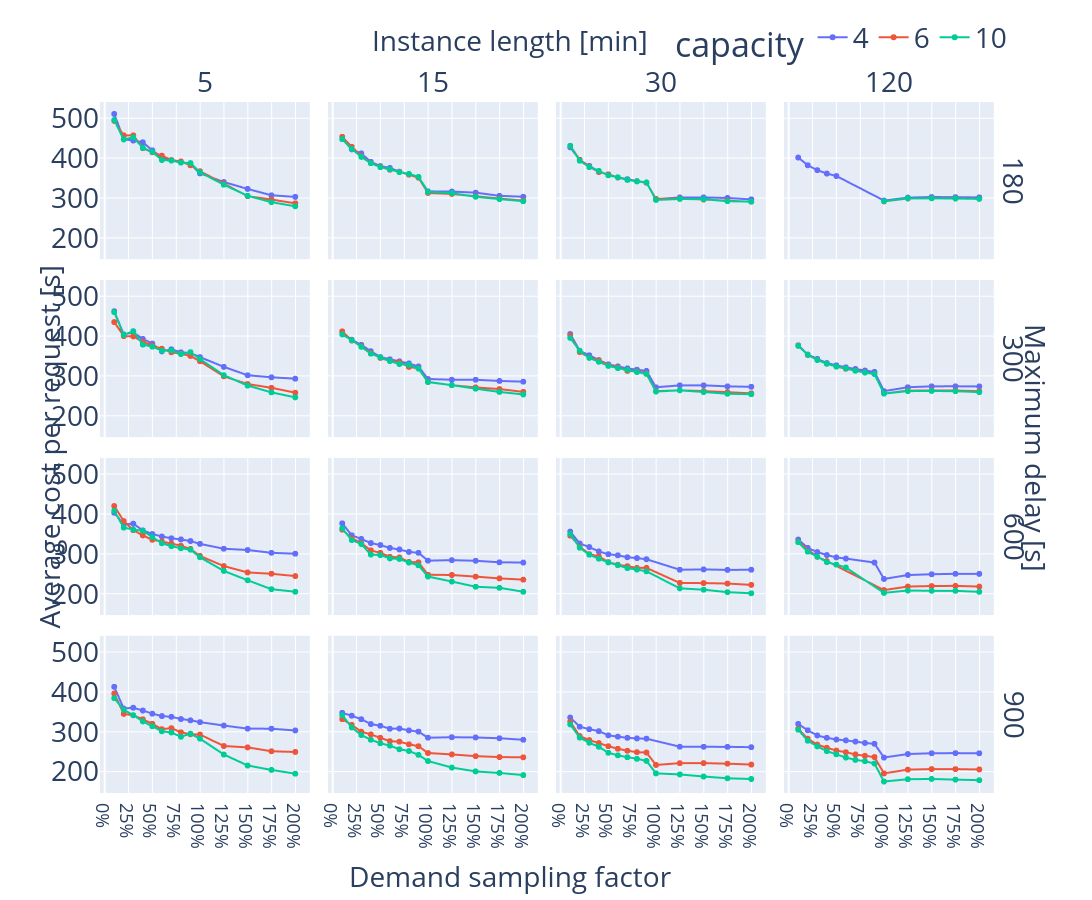

Notebook source saved alongside this figure:
### Code cell
fig = px.line(
    chosen_df,
    x='sample',
    y='cost_per_request',
    color='capacity',
    facet_row='max_delay',
    facet_col='duration_minutes',
    markers=True,
)

# Titles
fig.for_each_yaxis(lambda y: y.update(title=''))  # Remove titles
fig.for_each_xaxis(lambda x: x.update(title=''))  # Remove titles
fig.add_annotation(x=.45, y=-0.15, text="Demand sampling factor", xref="paper", yref="paper", showarrow=False)  # x axis
fig.add_annotation(x=-0.08, y=0.5, text="Average cost per request [s]", textangle=-90, xref="paper", yref="paper", showarrow=False)  # y axis
fig.add_annotation(x=0.45, y=1.12, text="Instance length [min]", xref="paper", yref="paper", showarrow=False)  # Facet col
fig.add_annotation(x=1.05, y=0.5, text="Maximum delay [s]", xref="paper", yref="paper", showarrow=False, textangle=90)  # Facet row
fig.for_each_annotation(lambda a: a.update(text=a.text.split("=")[-1]))

fig.update_layout(legend=dict(orientation="h", yanchor="bottom", y=1.05, xanchor="right", x=1.0), font=dict(size=28), height=900, width=1500,
)
fig.for_each_xaxis(lambda x: x.update(tickmode='linear', tick0=0, dtick=0.25, tickfont=dict(size=18), tickformat=".0%"))

# fig.write_image(f"{IMG_PATH}/avg_cost_sample_capacity.pdf")
fig.show()

### Figure 1 — Plotly figure (JSON) as saved in the notebook; plotly's stock layout.template omitted (floating-point values rounded to 4 significant figures; data arrays with more than 128 entries replaced by an {"elided": "..."} marker saying what was removed)
{"data": [{"hovertemplate": "capacity=4<br>max_delay=180<br>duration_minutes=5<br>sample=%{x}<br>cost_per_request=%{y}<extra></extra>", "legendgroup": "4", "line": {"color": "#636efa", "dash": "solid"}, "marker": {"symbol": "circle"}, "mode": "lines+markers", "name": "4", "showlegend": true, "type": "scattergl", "x": {"elided": "154 float values"}, "xaxis": "x13", "y": {"elided": "154 float values"}, "yaxis": "y13"}, {"hovertemplate": "capacity=4<br>max_delay=180<br>duration_minutes=15<br>sample=%{x}<br>cost_per_request=%{y}<extra></extra>", "legendgroup": "4", "line": {"color": "#636efa", "dash": "solid"}, "marker": {"symbol": "circle"}, "mode": "lines+markers", "name": "4", "showlegend": false, "type": "scattergl", "x": {"elided": "154 float values"}, "xaxis": "x14", "y": {"elided": "154 float values"}, "yaxis": "y14"}, {"hovertemplate": "capacity=4<br>max_delay=180<br>duration_minutes=30<br>sample=%{x}<br>cost_per_request=%{y}<extra></extra>", "legendgroup": "4", "line": {"color": "#636efa", "dash": "solid"}, "marker": {"symbol": "circle"}, "mode": "lines+markers", "name": "4", "showlegend": false, "type": "scattergl", "x": {"elided": "154 float values"}, "xaxis": "x15", "y": {"elided": "154 float values"}, "yaxis": "y15"}, {"hovertemplate": "capacity=4<br>max_delay=180<br>duration_minutes=120<br>sample=%{x}<br>cost_per_request=%{y}<extra></extra>", "legendgroup": "4", "line": {"color": "#636efa", "dash": "solid"}, "marker": {"symbol": "circle"}, "mode": "lines+markers", "name": "4", "showlegend": false, "type": "scattergl", "x": [0.1, 0.1, 0.1, 0.1, 0.1, 0.1, 0.1, 0.1, 0.1, 0.1, 0.1, 0.2, 0.2, 0.2, 0.2, 0.2, 0.2, 0.2, 0.2, 0.2, 0.2, 0.2, 0.3, 0.3, 0.3, 0.3, 0.3, 0.3, 0.3, 0.3, 0.3, 0.3, 0.3, 0.4, 0.4, 0.4, 0.4, 0.4, 0.4, 0.4, 0.4, 0.4, 0.4, 0.4, 0.5, 0.5, 0.5, 0.5, 0.5, 0.5, 0.5, 0.5, 0.5, 0.5, 0.5, 1.0, 1.0, 1.0, 1.0, 1.0, 1.0, 1.0, 1.0, 1.0, 1.0, 1.0, 1.25, 1.25, 1.25, 1.25, 1.25, 1.25, 1.25, 1.25, 1.25, 1.25, 1.25, 1.5, 1.5, 1.5, 1.5, 1.5, 1.5, 1.5, 1.5, 1.5, 1.5, 1.5, 1.75, 1.75, 1.75, 1.75, 1.75, 1.75, 1.75, 1.75, 1.75, 1.75, 1.75, 2.0, 2.0, 2.0, 2.0, 2.0, 2.0, 2.0, 2.0, 2.0, 2.0, 2.0], "xaxis": "x16", "y": [402.6, 402.6, 402.6, 402.6, 402.6, 402.6, 402.6, 402.6, 402.6, 402.6, 402.6, 383.1, 383.1, 383.1, 383.1, 383.1, 383.1, 383.1, 383.1, 383.1, 383.1, 383.1, 370.9, 370.9, 370.9, 370.9, 370.9, 370.9, 370.9, 370.9, 370.9, 370.9, 370.9, 362.4, 362.4, 362.4, 362.4, 362.4, 362.4, 362.4, 362.4, 362.4, 362.4, 362.4, 356.2, 356.2, 356.2, 356.2, 356.2, 356.2, 356.2, 356.2, 356.2, 356.2, 356.2, 294.5, 294.5, 294.5, 294.5, 294.5, 294.5, 294.5, 294.5, 294.5, 294.5, 294.5, 301.9, 301.9, 301.9, 301.9, 301.9, 301.9, 301.9, 301.9, 301.9, 301.9, 301.9, 303.4, 303.4, 303.4, 303.4, 303.4, 303.4, 303.4, 303.4, 303.4, 303.4, 303.4, 303.1, 303.1, 303.1, 303.1, 303.1, 303.1, 303.1, 303.1, 303.1, 303.1, 303.1, 302.4, 302.4, 302.4, 302.4, 302.4, 302.4, 302.4, 302.4, 302.4, 302.4, 302.4], "yaxis": "y16"}, {"hovertemplate": "capacity=4<br>max_delay=300<br>duration_minutes=5<br>sample=%{x}<br>cost_per_request=%{y}<extra></extra>", "legendgroup": "4", "line": {"color": "#636efa", "dash": "solid"}, "marker": {"symbol": "circle"}, "mode": "lines+markers", "name": "4", "showlegend": false, "type": "scattergl", "x": {"elided": "154 float values"}, "xaxis": "x9", "y": {"elided": "154 float values"}, "yaxis": "y9"}, {"hovertemplate": "capacity=4<br>max_delay=300<br>duration_minutes=15<br>sample=%{x}<br>cost_per_request=%{y}<extra></extra>", "legendgroup": "4", "line": {"color": "#636efa", "dash": "solid"}, "marker": {"symbol": "circle"}, "mode": "lines+markers", "name": "4", "showlegend": false, "type": "scattergl", "x": {"elided": "154 float values"}, "xaxis": "x10", "y": {"elided": "154 float values"}, "yaxis": "y10"}, {"hovertemplate": "capacity=4<br>max_delay=300<br>duration_minutes=30<br>sample=%{x}<br>cost_per_request=%{y}<extra></extra>", "legendgroup": "4", "line": {"color": "#636efa", "dash": "solid"}, "marker": {"symbol": "circle"}, "mode": "lines+markers", "name": "4", "showlegend": false, "type": "scattergl", "x": {"elided": "154 float values"}, "xaxis": "x11", "y": {"elided": "154 float values"}, "yaxis": "y11"}, {"hovertemplate": "capacity=4<br>max_delay=300<br>duration_minutes=120<br>sample=%{x}<br>cost_per_request=%{y}<extra></extra>", "legendgroup": "4", "line": {"color": "#636efa", "dash": "solid"}, "marker": {"symbol": "circle"}, "mode": "lines+markers", "name": "4", "showlegend": false, "type": "scattergl", "x": {"elided": "154 float values"}, "xaxis": "x12", "y": {"elided": "154 float values"}, "yaxis": "y12"}, {"hovertemplate": "capacity=4<br>max_delay=600<br>duration_minutes=5<br>sample=%{x}<br>cost_per_request=%{y}<extra></extra>", "legendgroup": "4", "line": {"color": "#636efa", "dash": "solid"}, "marker": {"symbol": "circle"}, "mode": "lines+markers", "name": "4", "showlegend": false, "type": "scattergl", "x": {"elided": "154 float values"}, "xaxis": "x5", "y": {"elided": "154 float values"}, "yaxis": "y5"}, {"hovertemplate": "capacity=4<br>max_delay=600<br>duration_minutes=15<br>sample=%{x}<br>cost_per_request=%{y}<extra></extra>", "legendgroup": "4", "line": {"color": "#636efa", "dash": "solid"}, "marker": {"symbol": "circle"}, "mode": "lines+markers", "name": "4", "showlegend": false, "type": "scattergl", "x": {"elided": "154 float values"}, "xaxis": "x6", "y": {"elided": "154 float values"}, "yaxis": "y6"}, {"hovertemplate": "capacity=4<br>max_delay=600<br>duration_minutes=30<br>sample=%{x}<br>cost_per_request=%{y}<extra></extra>", "legendgroup": "4", "line": {"color": "#636efa", "dash": "solid"}, "marker": {"symbol": "circle"}, "mode": "lines+markers", "name": "4", "showlegend": false, "type": "scattergl", "x": {"elided": "143 float values"}, "xaxis": "x7", "y": {"elided": "143 float values"}, "yaxis": "y7"}, {"hovertemplate": "capacity=4<br>max_delay=600<br>duration_minutes=120<br>sample=%{x}<br>cost_per_request=%{y}<extra></extra>", "legendgroup": "4", "line": {"color": "#636efa", "dash": "solid"}, "marker": {"symbol": "circle"}, "mode": "lines+markers", "name": "4", "showlegend": false, "type": "scattergl", "x": {"elided": "132 float values"}, "xaxis": "x8", "y": {"elided": "132 float values"}, "yaxis": "y8"}, {"hovertemplate": "capacity=4<br>max_delay=900<br>duration_minutes=5<br>sample=%{x}<br>cost_per_request=%{y}<extra></extra>", "legendgroup": "4", "line": {"color": "#636efa", "dash": "solid"}, "marker": {"symbol": "circle"}, "mode": "lines+markers", "name": "4", "showlegend": false, "type": "scattergl", "x": {"elided": "154 float values"}, "xaxis": "x", "y": {"elided": "154 float values"}, "yaxis": "y"}, {"hovertemplate": "capacity=4<br>max_delay=900<br>duration_minutes=15<br>sample=%{x}<br>cost_per_request=%{y}<extra></extra>", "legendgroup": "4", "line": {"color": "#636efa", "dash": "solid"}, "marker": {"symbol": "circle"}, "mode": "lines+markers", "name": "4", "showlegend": false, "type": "scattergl", "x": {"elided": "154 float values"}, "xaxis": "x2", "y": {"elided": "154 float values"}, "yaxis": "y2"}, {"hovertemplate": "capacity=4<br>max_delay=900<br>duration_minutes=30<br>sample=%{x}<br>cost_per_request=%{y}<extra></extra>", "legendgroup": "4", "line": {"color": "#636efa", "dash": "solid"}, "marker": {"symbol": "circle"}, "mode": "lines+markers", "name": "4", "showlegend": false, "type": "scattergl", "x": {"elided": "143 float values"}, "xaxis": "x3", "y": {"elided": "143 float values"}, "yaxis": "y3"}, {"hovertemplate": "capacity=4<br>max_delay=900<br>duration_minutes=120<br>sample=%{x}<br>cost_per_request=%{y}<extra></extra>", "legendgroup": "4", "line": {"color": "#636efa", "dash": "solid"}, "marker": {"symbol": "circle"}, "mode": "lines+markers", "name": "4", "showlegend": false, "type": "scattergl", "x": {"elided": "154 float values"}, "xaxis": "x4", "y": {"elided": "154 float values"}, "yaxis": "y4"}, {"hovertemplate": "capacity=6<br>max_delay=180<br>duration_minutes=5<br>sample=%{x}<br>cost_per_request=%{y}<extra></extra>", "legendgroup": "6", "line": {"color": "#EF553B", "dash": "solid"}, "marker": {"symbol": "circle"}, "mode": "lines+markers", "name": "6", "showlegend": true, "type": "scattergl", "x": {"elided": "154 float values"}, "xaxis": "x13", "y": {"elided": "154 float values"}, "yaxis": "y13"}, {"hovertemplate": "capacity=6<br>max_delay=180<br>duration_minutes=15<br>sample=%{x}<br>cost_per_request=%{y}<extra></extra>", "legendgroup": "6", "line": {"color": "#EF553B", "dash": "solid"}, "marker": {"symbol": "circle"}, "mode": "lines+markers", "name": "6", "showlegend": false, "type": "scattergl", "x": {"elided": "154 float values"}, "xaxis": "x14", "y": {"elided": "154 float values"}, "yaxis": "y14"}, {"hovertemplate": "capacity=6<br>max_delay=180<br>duration_minutes=30<br>sample=%{x}<br>cost_per_request=%{y}<extra></extra>", "legendgroup": "6", "line": {"color": "#EF553B", "dash": "solid"}, "marker": {"symbol": "circle"}, "mode": "lines+markers", "name": "6", "showlegend": false, "type": "scattergl", "x": {"elided": "154 float values"}, "xaxis": "x15", "y": {"elided": "154 float values"}, "yaxis": "y15"}, {"hovertemplate": "capacity=6<br>max_delay=180<br>duration_minutes=120<br>sample=%{x}<br>cost_per_request=%{y}<extra></extra>", "legendgroup": "6", "line": {"color": "#EF553B", "dash": "solid"}, "marker": {"symbol": "circle"}, "mode": "lines+markers", "name": "6", "showlegend": false, "type": "scattergl", "x": [1.0, 1.0, 1.0, 1.0, 1.0, 1.0, 1.0, 1.0, 1.0, 1.0, 1.0, 1.25, 1.25, 1.25, 1.25, 1.25, 1.25, 1.25, 1.25, 1.25, 1.25, 1.25, 1.5, 1.5, 1.5, 1.5, 1.5, 1.5, 1.5, 1.5, 1.5, 1.5, 1.5, 1.75, 1.75, 1.75, 1.75, 1.75, 1.75, 1.75, 1.75, 1.75, 1.75, 1.75, 2.0, 2.0, 2.0, 2.0, 2.0, 2.0, 2.0, 2.0, 2.0, 2.0, 2.0], "xaxis": "x16", "y": [292.4, 292.4, 292.4, 292.4, 292.4, 292.4, 292.4, 292.4, 292.4, 292.4, 292.4, 299.7, 299.7, 299.7, 299.7, 299.7, 299.7, 299.7, 299.7, 299.7, 299.7, 299.7, 300.5, 300.5, 300.5, 300.5, 300.5, 300.5, 300.5, 300.5, 300.5, 300.5, 300.5, 300.1, 300.1, 300.1, 300.1, 300.1, 300.1, 300.1, 300.1, 300.1, 300.1, 300.1, 298.8, 298.8, 298.8, 298.8, 298.8, 298.8, 298.8, 298.8, 298.8, 298.8, 298.8], "yaxis": "y16"}, {"hovertemplate": "capacity=6<br>max_delay=300<br>duration_minutes=5<br>sample=%{x}<br>cost_per_request=%{y}<extra></extra>", "legendgroup": "6", "line": {"color": "#EF553B", "dash": "solid"}, "marker": {"symbol": "circle"}, "mode": "lines+markers", "name": "6", "showlegend": false, "type": "scattergl", "x": {"elided": "154 float values"}, "xaxis": "x9", "y": {"elided": "154 float values"}, "yaxis": "y9"}, {"hovertemplate": "capacity=6<br>max_delay=300<br>duration_minutes=15<br>sample=%{x}<br>cost_per_request=%{y}<extra></extra>", "legendgroup": "6", "line": {"color": "#EF553B", "dash": "solid"}, "marker": {"symbol": "circle"}, "mode": "lines+markers", "name": "6", "showlegend": false, "type": "scattergl", "x": {"elided": "154 float values"}, "xaxis": "x10", "y": {"elided": "154 float values"}, "yaxis": "y10"}, {"hovertemplate": "capacity=6<br>max_delay=300<br>duration_minutes=30<br>sample=%{x}<br>cost_per_request=%{y}<extra></extra>", "legendgroup": "6", "line": {"color": "#EF553B", "dash": "solid"}, "marker": {"symbol": "circle"}, "mode": "lines+markers", "name": "6", "showlegend": false, "type": "scattergl", "x": {"elided": "154 float values"}, "xaxis": "x11", "y": {"elided": "154 float values"}, "yaxis": "y11"}, {"hovertemplate": "capacity=6<br>max_delay=300<br>duration_minutes=120<br>sample=%{x}<br>cost_per_request=%{y}<extra></extra>", "legendgroup": "6", "line": {"color": "#EF553B", "dash": "solid"}, "marker": {"symbol": "circle"}, "mode": "lines+markers", "name": "6", "showlegend": false, "type": "scattergl", "x": {"elided": "154 float values"}, "xaxis": "x12", "y": {"elided": "154 float values"}, "yaxis": "y12"}, {"hovertemplate": "capacity=6<br>max_delay=600<br>duration_minutes=5<br>sample=%{x}<br>cost_per_request=%{y}<extra></extra>", "legendgroup": "6", "line": {"color": "#EF553B", "dash": "solid"}, "marker": {"symbol": "circle"}, "mode": "lines+markers", "name": "6", "showlegend": false, "type": "scattergl", "x": {"elided": "154 float values"}, "xaxis": "x5", "y": {"elided": "154 float values"}, "yaxis": "y5"}, {"hovertemplate": "capacity=6<br>max_delay=600<br>duration_minutes=15<br>sample=%{x}<br>cost_per_request=%{y}<extra></extra>", "legendgroup": "6", "line": {"color": "#EF553B", "dash": "solid"}, "marker": {"symbol": "circle"}, "mode": "lines+markers", "name": "6", "showlegend": false, "type": "scattergl", "x": {"elided": "154 float values"}, "xaxis": "x6", "y": {"elided": "154 float values"}, "yaxis": "y6"}, {"hovertemplate": "capacity=6<br>max_delay=600<br>duration_minutes=30<br>sample=%{x}<br>cost_per_request=%{y}<extra></extra>", "legendgroup": "6", "line": {"color": "#EF553B", "dash": "solid"}, "marker": {"symbol": "circle"}, "mode": "lines+markers", "name": "6", "showlegend": false, "type": "scattergl", "x": {"elided": "143 float values"}, "xaxis": "x7", "y": {"elided": "143 float values"}, "yaxis": "y7"}, {"hovertemplate": "capacity=6<br>max_delay=600<br>duration_minutes=120<br>sample=%{x}<br>cost_per_request=%{y}<extra></extra>", "legendgroup": "6", "line": {"color": "#EF553B", "dash": "solid"}, "marker": {"symbol": "circle"}, "mode": "lines+markers", "name": "6", "showlegend": false, "type": "scattergl", "x": [0.1, 0.1, 0.1, 0.1, 0.1, 0.1, 0.1, 0.1, 0.1, 0.1, 0.1, 0.3, 0.3, 0.3, 0.3, 0.3, 0.3, 0.3, 0.3, 0.3, 0.3, 0.3, 0.4, 0.4, 0.4, 0.4, 0.4, 0.4, 0.4, 0.4, 0.4, 0.4, 0.4, 1.0, 1.0, 1.0, 1.0, 1.0, 1.0, 1.0, 1.0, 1.0, 1.0, 1.0, 1.25, 1.25, 1.25, 1.25, 1.25, 1.25, 1.25, 1.25, 1.25, 1.25, 1.25, 1.5, 1.5, 1.5, 1.5, 1.5, 1.5, 1.5, 1.5, 1.5, 1.5, 1.5, 1.75, 1.75, 1.75, 1.75, 1.75, 1.75, 1.75, 1.75, 1.75, 1.75, 1.75, 2.0, 2.0, 2.0, 2.0, 2.0, 2.0, 2.0, 2.0, 2.0, 2.0, 2.0], "xaxis": "x8", "y": [331.8, 331.8, 331.8, 331.8, 331.8, 331.8, 331.8, 331.8, 331.8, 331.8, 331.8, 293.6, 293.6, 293.6, 293.6, 293.6, 293.6, 293.6, 293.6, 293.6, 293.6, 293.6, 283.1, 283.1, 283.1, 283.1, 283.1, 283.1, 283.1, 283.1, 283.1, 283.1, 283.1, 210.3, 210.3, 210.3, 210.3, 210.3, 210.3, 210.3, 210.3, 210.3, 210.3, 210.3, 219.2, 219.2, 219.2, 219.2, 219.2, 219.2, 219.2, 219.2, 219.2, 219.2, 219.2, 220.4, 220.4, 220.4, 220.4, 220.4, 220.4, 220.4, 220.4, 220.4, 220.4, 220.4, 220.8, 220.8, 220.8, 220.8, 220.8, 220.8, 220.8, 220.8, 220.8, 220.8, 220.8, 219.1, 219.1, 219.1, 219.1, 219.1, 219.1, 219.1, 219.1, 219.1, 219.1, 219.1], "yaxis": "y8"}, {"hovertemplate": "capacity=6<br>max_delay=900<br>duration_minutes=5<br>sample=%{x}<br>cost_per_request=%{y}<extra></extra>", "legendgroup": "6", "line": {"color": "#EF553B", "dash": "solid"}, "marker": {"symbol": "circle"}, "mode": "lines+markers", "name": "6", "showlegend": false, "type": "scattergl", "x": {"elided": "154 float values"}, "xaxis": "x", "y": {"elided": "154 float values"}, "yaxis": "y"}, {"hovertemplate": "capacity=6<br>max_delay=900<br>duration_minutes=15<br>sample=%{x}<br>cost_per_request=%{y}<extra></extra>", "legendgroup": "6", "line": {"color": "#EF553B", "dash": "solid"}, "marker": {"symbol": "circle"}, "mode": "lines+markers", "name": "6", "showlegend": false, "type": "scattergl", "x": {"elided": "154 float values"}, "xaxis": "x2", "y": {"elided": "154 float values"}, "yaxis": "y2"}, {"hovertemplate": "capacity=6<br>max_delay=900<br>duration_minutes=30<br>sample=%{x}<br>cost_per_request=%{y}<extra></extra>", "legendgroup": "6", "line": {"color": "#EF553B", "dash": "solid"}, "marker": {"symbol": "circle"}, "mode": "lines+markers", "name": "6", "showlegend": false, "type": "scattergl", "x": {"elided": "154 float values"}, "xaxis": "x3", "y": {"elided": "154 float values"}, "yaxis": "y3"}, {"hovertemplate": "capacity=6<br>max_delay=900<br>duration_minutes=120<br>sample=%{x}<br>cost_per_request=%{y}<extra></extra>", "legendgroup": "6", "line": {"color": "#EF553B", "dash": "solid"}, "marker": {"symbol": "circle"}, "mode": "lines+markers", "name": "6", "showlegend": false, "type": "scattergl", "x": {"elided": "154 float values"}, "xaxis": "x4", "y": {"elided": "154 float values"}, "yaxis": "y4"}, {"hovertemplate": "capacity=10<br>max_delay=180<br>duration_minutes=5<br>sample=%{x}<br>cost_per_request=%{y}<extra></extra>", "legendgroup": "10", "line": {"color": "#00cc96", "dash": "solid"}, "marker": {"symbol": "circle"}, "mode": "lines+markers", "name": "10", "showlegend": true, "type": "scattergl", "x": {"elided": "154 float values"}, "xaxis": "x13", "y": {"elided": "154 float values"}, "yaxis": "y13"}, {"hovertemplate": "capacity=10<br>max_delay=180<br>duration_minutes=15<br>sample=%{x}<br>cost_per_request=%{y}<extra></extra>", "legendgroup": "10", "line": {"color": "#00cc96", "dash": "solid"}, "marker": {"symbol": "circle"}, "mode": "lines+markers", "name": "10", "showlegend": false, "type": "scattergl", "x": {"elided": "154 float values"}, "xaxis": "x14", "y": {"elided": "154 float values"}, "yaxis": "y14"}, {"hovertemplate": "capacity=10<br>max_delay=180<br>duration_minutes=30<br>sample=%{x}<br>cost_per_request=%{y}<extra></extra>", "legendgroup": "10", "line": {"color": "#00cc96", "dash": "solid"}, "marker": {"symbol": "circle"}, "mode": "lines+markers", "name": "10", "showlegend": false, "type": "scattergl", "x": {"elided": "154 float values"}, "xaxis": "x15", "y": {"elided": "154 float values"}, "yaxis": "y15"}, {"hovertemplate": "capacity=10<br>max_delay=180<br>duration_minutes=120<br>sample=%{x}<br>cost_per_request=%{y}<extra></extra>", "legendgroup": "10", "line": {"color": "#00cc96", "dash": "solid"}, "marker": {"symbol": "circle"}, "mode": "lines+markers", "name": "10", "showlegend": false, "type": "scattergl", "x": [1.0, 1.0, 1.0, 1.0, 1.0, 1.0, 1.0, 1.0, 1.0, 1.0, 1.0, 1.25, 1.25, 1.25, 1.25, 1.25, 1.25, 1.25, 1.25, 1.25, 1.25, 1.25, 1.5, 1.5, 1.5, 1.5, 1.5, 1.5, 1.5, 1.5, 1.5, 1.5, 1.5, 1.75, 1.75, 1.75, 1.75, 1.75, 1.75, 1.75, 1.75, 1.75, 1.75, 1.75, 2.0, 2.0, 2.0, 2.0, 2.0, 2.0, 2.0, 2.0, 2.0, 2.0, 2.0], "xaxis": "x16", "y": [293.0, 293.0, 293.0, 293.0, 293.0, 293.0, 293.0, 293.0, 293.0, 293.0, 293.0, 300.0, 300.0, 300.0, 300.0, 300.0, 300.0, 300.0, 300.0, 300.0, 300.0, 300.0, 300.2, 300.2, 300.2, 300.2, 300.2, 300.2, 300.2, 300.2, 300.2, 300.2, 300.2, 299.5, 299.5, 299.5, 299.5, 299.5, 299.5, 299.5, 299.5, 299.5, 299.5, 299.5, 298.7, 298.7, 298.7, 298.7, 298.7, 298.7, 298.7, 298.7, 298.7, 298.7, 298.7], "yaxis": "y16"}, {"hovertemplate": "capacity=10<br>max_delay=300<br>duration_minutes=5<br>sample=%{x}<br>cost_per_request=%{y}<extra></extra>", "legendgroup": "10", "line": {"color": "#00cc96", "dash": "solid"}, "marker": {"symbol": "circle"}, "mode": "lines+markers", "name": "10", "showlegend": false, "type": "scattergl", "x": {"elided": "154 float values"}, "xaxis": "x9", "y": {"elided": "154 float values"}, "yaxis": "y9"}, {"hovertemplate": "capacity=10<br>max_delay=300<br>duration_minutes=15<br>sample=%{x}<br>cost_per_request=%{y}<extra></extra>", "legendgroup": "10", "line": {"color": "#00cc96", "dash": "solid"}, "marker": {"symbol": "circle"}, "mode": "lines+markers", "name": "10", "showlegend": false, "type": "scattergl", "x": {"elided": "154 float values"}, "xaxis": "x10", "y": {"elided": "154 float values"}, "yaxis": "y10"}, {"hovertemplate": "capacity=10<br>max_delay=300<br>duration_minutes=30<br>sample=%{x}<br>cost_per_request=%{y}<extra></extra>", "legendgroup": "10", "line": {"color": "#00cc96", "dash": "solid"}, "marker": {"symbol": "circle"}, "mode": "lines+markers", "name": "10", "showlegend": false, "type": "scattergl", "x": {"elided": "154 float values"}, "xaxis": "x11", "y": {"elided": "154 float values"}, "yaxis": "y11"}, {"hovertemplate": "capacity=10<br>max_delay=300<br>duration_minutes=120<br>sample=%{x}<br>cost_per_request=%{y}<extra></extra>", "legendgroup": "10", "line": {"color": "#00cc96", "dash": "solid"}, "marker": {"symbol": "circle"}, "mode": "lines+markers", "name": "10", "showlegend": false, "type": "scattergl", "x": {"elided": "154 float values"}, "xaxis": "x12", "y": {"elided": "154 float values"}, "yaxis": "y12"}, {"hovertemplate": "capacity=10<br>max_delay=600<br>duration_minutes=5<br>sample=%{x}<br>cost_per_request=%{y}<extra></extra>", "legendgroup": "10", "line": {"color": "#00cc96", "dash": "solid"}, "marker": {"symbol": "circle"}, "mode": "lines+markers", "name": "10", "showlegend": false, "type": "scattergl", "x": {"elided": "154 float values"}, "xaxis": "x5", "y": {"elided": "154 float values"}, "yaxis": "y5"}, {"hovertemplate": "capacity=10<br>max_delay=600<br>duration_minutes=15<br>sample=%{x}<br>cost_per_request=%{y}<extra></extra>", "legendgroup": "10", "line": {"color": "#00cc96", "dash": "solid"}, "marker": {"symbol": "circle"}, "mode": "lines+markers", "name": "10", "showlegend": false, "type": "scattergl", "x": {"elided": "154 float values"}, "xaxis": "x6", "y": {"elided": "154 float values"}, "yaxis": "y6"}, {"hovertemplate": "capacity=10<br>max_delay=600<br>duration_minutes=30<br>sample=%{x}<br>cost_per_request=%{y}<extra></extra>", "legendgroup": "10", "line": {"color": "#00cc96", "dash": "solid"}, "marker": {"symbol": "circle"}, "mode": "lines+markers", "name": "10", "showlegend": false, "type": "scattergl", "x": {"elided": "143 float values"}, "xaxis": "x7", "y": {"elided": "143 float values"}, "yaxis": "y7"}, {"hovertemplate": "capacity=10<br>max_delay=600<br>duration_minutes=120<br>sample=%{x}<br>cost_per_request=%{y}<extra></extra>", "legendgroup": "10", "line": {"color": "#00cc96", "dash": "solid"}, "marker": {"symbol": "circle"}, "mode": "lines+markers", "name": "10", "showlegend": false, "type": "scattergl", "x": [0.1, 0.1, 0.1, 0.1, 0.1, 0.1, 0.1, 0.1, 0.1, 0.1, 0.1, 0.2, 0.2, 0.2, 0.2, 0.2, 0.2, 0.2, 0.2, 0.2, 0.2, 0.2, 0.3, 0.3, 0.3, 0.3, 0.3, 0.3, 0.3, 0.3, 0.3, 0.3, 0.3, 0.4, 0.4, 0.4, 0.4, 0.4, 0.4, 0.4, 0.4, 0.4, 0.4, 0.4, 0.5, 0.5, 0.5, 0.5, 0.5, 0.5, 0.5, 0.5, 0.5, 0.5, 0.5, 0.6, 0.6, 0.6, 0.6, 0.6, 0.6, 0.6, 0.6, 0.6, 0.6, 0.6, 1.0, 1.0, 1.0, 1.0, 1.0, 1.0, 1.0, 1.0, 1.0, 1.0, 1.0, 1.25, 1.25, 1.25, 1.25, 1.25, 1.25, 1.25, 1.25, 1.25, 1.25, 1.25, 1.5, 1.5, 1.5, 1.5, 1.5, 1.5, 1.5, 1.5, 1.5, 1.5, 1.5, 1.75, 1.75, 1.75, 1.75, 1.75, 1.75, 1.75, 1.75, 1.75, 1.75, 1.75, 2.0, 2.0, 2.0, 2.0, 2.0, 2.0, 2.0, 2.0, 2.0, 2.0, 2.0], "xaxis": "x8", "y": [330.6, 330.6, 330.6, 330.6, 330.6, 330.6, 330.6, 330.6, 330.6, 330.6, 330.6, 306.8, 306.8, 306.8, 306.8, 306.8, 306.8, 306.8, 306.8, 306.8, 306.8, 306.8, 294.3, 294.3, 294.3, 294.3, 294.3, 294.3, 294.3, 294.3, 294.3, 294.3, 294.3, 280.6, 280.6, 280.6, 280.6, 280.6, 280.6, 280.6, 280.6, 280.6, 280.6, 280.6, 274.2, 274.2, 274.2, 274.2, 274.2, 274.2, 274.2, 274.2, 274.2, 274.2, 274.2, 267.0, 267.0, 267.0, 267.0, 267.0, 267.0, 267.0, 267.0, 267.0, 267.0, 267.0, 203.3, 203.3, 203.3, 203.3, 203.3, 203.3, 203.3, 203.3, 203.3, 203.3, 203.3, 209.2, 209.2, 209.2, 209.2, 209.2, 209.2, 209.2, 209.2, 209.2, 209.2, 209.2, 208.5, 208.5, 208.5, 208.5, 208.5, 208.5, 208.5, 208.5, 208.5, 208.5, 208.5, 208.4, 208.4, 208.4, 208.4, 208.4, 208.4, 208.4, 208.4, 208.4, 208.4, 208.4, 205.9, 205.9, 205.9, 205.9, 205.9, 205.9, 205.9, 205.9, 205.9, 205.9, 205.9], "yaxis": "y8"}, {"hovertemplate": "capacity=10<br>max_delay=900<br>duration_minutes=5<br>sample=%{x}<br>cost_per_request=%{y}<extra></extra>", "legendgroup": "10", "line": {"color": "#00cc96", "dash": "solid"}, "marker": {"symbol": "circle"}, "mode": "lines+markers", "name": "10", "showlegend": false, "type": "scattergl", "x": {"elided": "154 float values"}, "xaxis": "x", "y": {"elided": "154 float values"}, "yaxis": "y"}, {"hovertemplate": "capacity=10<br>max_delay=900<br>duration_minutes=15<br>sample=%{x}<br>cost_per_request=%{y}<extra></extra>", "legendgroup": "10", "line": {"color": "#00cc96", "dash": "solid"}, "marker": {"symbol": "circle"}, "mode": "lines+markers", "name": "10", "showlegend": false, "type": "scattergl", "x": {"elided": "154 float values"}, "xaxis": "x2", "y": {"elided": "154 float values"}, "yaxis": "y2"}, {"hovertemplate": "capacity=10<br>max_delay=900<br>duration_minutes=30<br>sample=%{x}<br>cost_per_request=%{y}<extra></extra>", "legendgroup": "10", "line": {"color": "#00cc96", "dash": "solid"}, "marker": {"symbol": "circle"}, "mode": "lines+markers", "name": "10", "showlegend": false, "type": "scattergl", "x": {"elided": "154 float values"}, "xaxis": "x3", "y": {"elided": "154 float values"}, "yaxis": "y3"}, {"hovertemplate": "capacity=10<br>max_delay=900<br>duration_minutes=120<br>sample=%{x}<br>cost_per_request=%{y}<extra></extra>", "legendgroup": "10", "line": {"color": "#00cc96", "dash": "solid"}, "marker": {"symbol": "circle"}, "mode": "lines+markers", "name": "10", "showlegend": false, "type": "scattergl", "x": {"elided": "154 float values"}, "xaxis": "x4", "y": {"elided": "154 float values"}, "yaxis": "y4"}], "layout": {"annotations": [{"showarrow": false, "text": "5", "x": 0.115, "xanchor": "center", "xref": "paper", "y": 1, "yanchor": "bottom", "yref": "paper"}, {"showarrow": false, "text": "15", "x": 0.365, "xanchor": "center", "xref": "paper", "y": 1, "yanchor": "bottom", "yref": "paper"}, {"showarrow": false, "text": "30", "x": 0.615, "xanchor": "center", "xref": "paper", "y": 1, "yanchor": "bottom", "yref": "paper"}, {"showarrow": false, "text": "120", "x": 0.865, "xanchor": "center", "xref": "paper", "y": 1, "yanchor": "bottom", "yref": "paper"}, {"showarrow": false, "text": "900", "textangle": 90, "x": 0.98, "xanchor": "left", "xref": "paper", "y": 0.1138, "yanchor": "middle", "yref": "paper"}, {"showarrow": false, "text": "600", "textangle": 90, "x": 0.98, "xanchor": "left", "xref": "paper", "y": 0.3712, "yanchor": "middle", "yref": "paper"}, {"showarrow": false, "text": "300", "textangle": 90, "x": 0.98, "xanchor": "left", "xref": "paper", "y": 0.6288, "yanchor": "middle", "yref": "paper"}, {"showarrow": false, "text": "180", "textangle": 90, "x": 0.98, "xanchor": "left", "xref": "paper", "y": 0.8862, "yanchor": "middle", "yref": "paper"}, {"showarrow": false, "text": "Demand sampling factor", "x": 0.45, "xref": "paper", "y": -0.15, "yref": "paper"}, {"showarrow": false, "text": "Average cost per request [s]", "textangle": -90, "x": -0.08, "xref": "paper", "y": 0.5, "yref": "paper"}, {"showarrow": false, "text": "Instance length [min]", "x": 0.45, "xref": "paper", "y": 1.12, "yref": "paper"}, {"showarrow": false, "text": "Maximum delay [s]", "textangle": 90, "x": 1.05, "xref": "paper", "y": 0.5, "yref": "paper"}], "font": {"size": 28}, "height": 900, "legend": {"orientation": "h", "title": {"text": "capacity"}, "tracegroupgap": 0, "x": 1, "xanchor": "right", "y": 1.05, "yanchor": "bottom"}, "margin": {"t": 60}, "width": 1500, "xaxis": {"anchor": "y", "domain": [0, 0.23], "dtick": 0.25, "tick0": 0, "tickfont": {"size": 18}, "tickformat": ".0%", "tickmode": "linear", "title": {"text": ""}}, "xaxis10": {"anchor": "y10", "domain": [0.25, 0.48], "dtick": 0.25, "matches": "x", "showticklabels": false, "tick0": 0, "tickfont": {"size": 18}, "tickformat": ".0%", "tickmode": "linear", "title": {"text": ""}}, "xaxis11": {"anchor": "y11", "domain": [0.5, 0.73], "dtick": 0.25, "matches": "x", "showticklabels": false, "tick0": 0, "tickfont": {"size": 18}, "tickformat": ".0%", "tickmode": "linear", "title": {"text": ""}}, "xaxis12": {"anchor": "y12", "domain": [0.75, 0.98], "dtick": 0.25, "matches": "x", "showticklabels": false, "tick0": 0, "tickfont": {"size": 18}, "tickformat": ".0%", "tickmode": "linear", "title": {"text": ""}}, "xaxis13": {"anchor": "y13", "domain": [0, 0.23], "dtick": 0.25, "matches": "x", "showticklabels": false, "tick0": 0, "tickfont": {"size": 18}, "tickformat": ".0%", "tickmode": "linear", "title": {"text": ""}}, "xaxis14": {"anchor": "y14", "domain": [0.25, 0.48], "dtick": 0.25, "matches": "x", "showticklabels": false, "tick0": 0, "tickfont": {"size": 18}, "tickformat": ".0%", "tickmode": "linear", "title": {"text": ""}}, "xaxis15": {"anchor": "y15", "domain": [0.5, 0.73], "dtick": 0.25, "matches": "x", "showticklabels": false, "tick0": 0, "tickfont": {"size": 18}, "tickformat": ".0%", "tickmode": "linear", "title": {"text": ""}}, "xaxis16": {"anchor": "y16", "domain": [0.75, 0.98], "dtick": 0.25, "matches": "x", "showticklabels": false, "tick0": 0, "tickfont": {"size": 18}, "tickformat": ".0%", "tickmode": "linear", "title": {"text": ""}}, "xaxis2": {"anchor": "y2", "domain": [0.25, 0.48], "dtick": 0.25, "matches": "x", "tick0": 0, "tickfont": {"size": 18}, "tickformat": ".0%", "tickmode": "linear", "title": {"text": ""}}, "xaxis3": {"anchor": "y3", "domain": [0.5, 0.73], "dtick": 0.25, "matches": "x", "tick0": 0, "tickfont": {"size": 18}, "tickformat": ".0%", "tickmode": "linear", "title": {"text": ""}}, "xaxis4": {"anchor": "y4", "domain": [0.75, 0.98], "dtick": 0.25, "matches": "x", "tick0": 0, "tickfont": {"size": 18}, "tickformat": ".0%", "tickmode": "linear", "title": {"text": ""}}, "xaxis5": {"anchor": "y5", "domain": [0, 0.23], "dtick": 0.25, "matches": "x", "showticklabels": false, "tick0": 0, "tickfont": {"size": 18}, "tickformat": ".0%", "tickmode": "linear", "title": {"text": ""}}, "xaxis6": {"anchor": "y6", "domain": [0.25, 0.48], "dtick": 0.25, "matches": "x", "showticklabels": false, "tick0": 0, "tickfont": {"size": 18}, "tickformat": ".0%", "tickmode": "linear", "title": {"text": ""}}, "xaxis7": {"anchor": "y7", "domain": [0.5, 0.73], "dtick": 0.25, "matches": "x", "showticklabels": false, "tick0": 0, "tickfont": {"size": 18}, "tickformat": ".0%", "tickmode": "linear", "title": {"text": ""}}, "xaxis8": {"anchor": "y8", "domain": [0.75, 0.98], "dtick": 0.25, "matches": "x", "showticklabels": false, "tick0": 0, "tickfont": {"size": 18}, "tickformat": ".0%", "tickmode": "linear", "title": {"text": ""}}, "xaxis9": {"anchor": "y9", "domain": [0, 0.23], "dtick": 0.25, "matches": "x", "showticklabels": false, "tick0": 0, "tickfont": {"size": 18}, "tickformat": ".0%", "tickmode": "linear", "title": {"text": ""}}, "yaxis": {"anchor": "x", "domain": [0, 0.2275], "title": {"text": ""}}, "yaxis10": {"anchor": "x10", "domain": [0.515, 0.7425], "matches": "y", "showticklabels": false, "title": {"text": ""}}, "yaxis11": {"anchor": "x11", "domain": [0.515, 0.7425], "matches": "y", "showticklabels": false, "title": {"text": ""}}, "yaxis12": {"anchor": "x12", "domain": [0.515, 0.7425], "matches": "y", "showticklabels": false, "title": {"text": ""}}, "yaxis13": {"anchor": "x13", "domain": [0.7725, 1], "matches": "y", "title": {"text": ""}}, "yaxis14": {"anchor": "x14", "domain": [0.7725, 1], "matches": "y", "showticklabels": false, "title": {"text": ""}}, "yaxis15": {"anchor": "x15", "domain": [0.7725, 1], "matches": "y", "showticklabels": false, "title": {"text": ""}}, "yaxis16": {"anchor": "x16", "domain": [0.7725, 1], "matches": "y", "showticklabels": false, "title": {"text": ""}}, "yaxis2": {"anchor": "x2", "domain": [0, 0.2275], "matches": "y", "showticklabels": false, "title": {"text": ""}}, "yaxis3": {"anchor": "x3", "domain": [0, 0.2275], "matches": "y", "showticklabels": false, "title": {"text": ""}}, "yaxis4": {"anchor": "x4", "domain": [0, 0.2275], "matches": "y", "showticklabels": false, "title": {"text": ""}}, "yaxis5": {"anchor": "x5", "domain": [0.2575, 0.485], "matches": "y", "title": {"text": ""}}, "yaxis6": {"anchor": "x6", "domain": [0.2575, 0.485], "matches": "y", "showticklabels": false, "title": {"text": ""}}, "yaxis7": {"anchor": "x7", "domain": [0.2575, 0.485], "matches": "y", "showticklabels": false, "title": {"text": ""}}, "yaxis8": {"anchor": "x8", "domain": [0.2575, 0.485], "matches": "y", "showticklabels": false, "title": {"text": ""}}, "yaxis9": {"anchor": "x9", "domain": [0.515, 0.7425], "matches": "y", "title": {"text": ""}}}}
